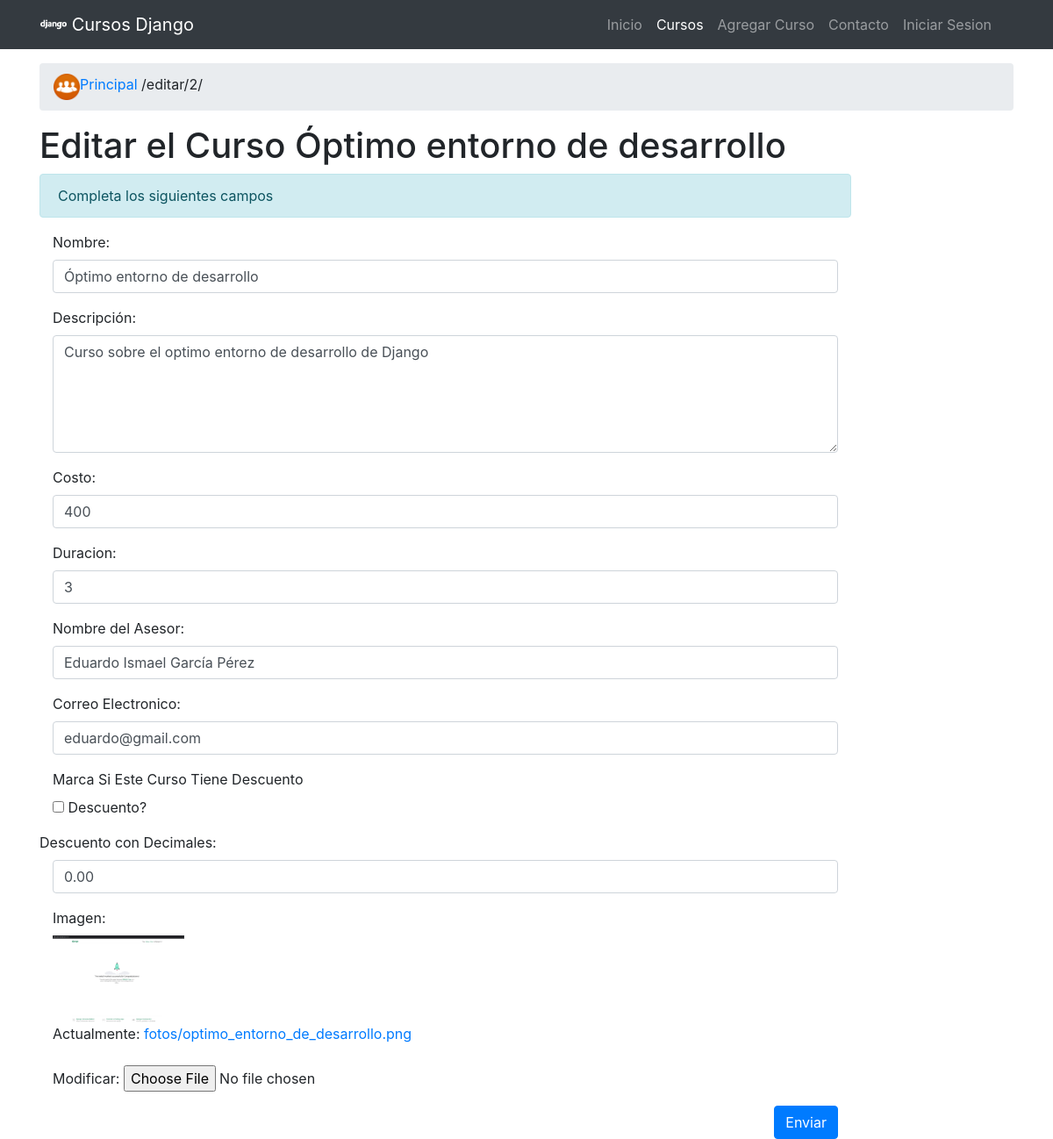
The page /editar/2/ on the database its author committed.
### cursos/models.py (models this page shows, shortened)
class Cursos(models.Model):#Define la estructura de nuestra tabla
    nombre = models.CharField(max_length=30, verbose_name="Nombre")#Texto corto, Con verbose_name cambiamos el nombre a visualizar
    descripcion = models.TextField(verbose_name="Descripción")#texto largo
    precio = models.IntegerField(verbose_name="Costo")
    duracion_horas = models.IntegerField(verbose_name="Duración en Horas")
    asesor = models.CharField(max_length=30,verbose_name="Nombre del asesor")#Texto corto
    correo_asesor = models.EmailField(verbose_name="Correo del asesor")
    descuento = models.BooleanField(verbose_name="Contiene Descuento?")
    porcentaje_descuento = models.DecimalField(max_digits=4,decimal_places=2,default=00.00 ,verbose_name="Descuento Con decimales")
    imagen = models.ImageField(null = True, upload_to="fotos", verbose_name="Fotografia")
    created = models.DateTimeField(auto_now_add=True,verbose_name="Fecha de Creación")#Fecha y hora
    updated = models.DateTimeField(auto_now_add=True,verbose_name="Fecha de Actualización")
    class Meta:
        verbose_name = "Cursos"#Nombre en singular
        verbose_name_plural = "Cursos"#Nombre en plural
        ordering = ["-created"]#Ordenamos de la más antigua a la mas reciente -created

### cursos/views.py (the view)
# urls.py: path('editar/<int:id>/',views_cursos.ConsultaIndividual, name="Editar"),
def ConsultaIndividual(request, id):
    curso = Cursos.objects.get(id=id)
    return render(request,'cursos/editarcurso.html',{'curso':curso})

### cursos/templates/cursos/editarcurso.html (shortened to what this page needs)
{% extends "Contenido/encabezado.html" %}
{%block act2%}active{%endblock%}
{% block icono %}
{%load static%}
{% endblock %}
{% block imagen %}
{%load static%}
{% static 'Contenido/images/contacto1.png'%}
{% endblock %}
{% block contenido %}
<h1>Editar el Curso {{curso.nombre}}</h1>
    <form class="form-horizontal" action="{% url 'RegistrarEditar' curso.id%}" method="POST" role="form" enctype="multipart/form-data">
    <div class="panel panel-default">
        <div class="panel-body">
            <div class="alert alert-info col-sm-10">Completa los siguientes campos</div>
            <div class="form-group">
                <label class="col-sm-2 control-label">Nombre:</label>
                <div class="col-sm-10">
                    <input  value="{{curso.nombre}}" name="nombre" type="text" placeholder="Ingresa el nombre del Curso" class="form-control">
                </div>
            </div>
            <div class="form-group">
                <label class="col-sm-2 control-label text">Descripción:</label>
                <div class="col-sm-10">
                    <textarea  name="descripcion" class="form-control" id="mensaje" rows="5" cols="50"  placeholder="Escribe la descripción del curso">{{curso.descripcion}}</textarea>
                </div>
            </div>
            <div class="form-group">
                <label class="col-sm-2 control-label text">Costo:</label>
                <div class="col-sm-10">
                    <input value="{{curso.precio}}" name="precio" type="number" min="0" placeholder="Ingresa el precio en Pesos" class="form-control">
                </div>
            </div>
            <div class="form-group">
                <label class="col-sm-2 control-label text">Duracion:</label>
                <div class="col-sm-10">
                    <input value="{{curso.duracion_horas}}" name="duracion_horas" type="number" min="1" placeholder="Ingresa la duración en horas" class="form-control">
                </div>
            </div>
            <div class="form-group">
                <label class="col-sm-2 control-label">Nombre del Asesor:</label>
                <div class="col-sm-10">
                    <input value="{{curso.asesor}}" name="asesor" type="text" placeholder="Ingresa el nombre del Asesor" class="form-control">
                </div>
            </div>
            <div class="form-group">
                <label class="col-sm-2 control-label text">Correo Electronico:</label>
                <div class="col-sm-10">
                    <input value="{{curso.correo_asesor}}" name="correo_asesor" type="email"  placeholder="Ingresa el E-mail del Asesor" class="form-control">
                </div>
            </div>
            <div class="form-group">
                <label class="col-sm-10 control-label text">Marca Si Este Curso Tiene Descuento</label>
                <div class="col-sm-10">
                    <input id="chkdescuento" type="checkbox" name="descuento" class="styled" > Descuento?
                </div>
            </div>
            <div class="form-group">
                <label class="col-sm-19 control-label text">Descuento con Decimales:</label>
                <div class="col-sm-10">
                    <input value="{{curso.porcentaje_descuento}}" name="porcentaje_descuento" type="number"  min="0" max="100" placeholder="% de descuento" class="form-control">
                </div>
            </div>
         <div class="form-group">
            <label class="col-sm-10 control-label text">Imagen:</label>
            <div class="col-sm-10">
                <img src="{{curso.imagen.url}}" height="100px" width="150px">
                <p class="file-upload">Actualmente: <a href="{{curso.imagen.url}}">{{curso.imagen}}</a><br>
                    <br>Modificar:
                    <input type="file" name="imagen" accept="image/*" id="id_imagen"></p>
                  </div>
        </div>
            <div class="form-actions text-right">
                <div class="col-sm-10">
                <input type="submit" value="Enviar" class="btn btn-primary">
                </div>
            </div>
        </div>
    </div>
</form>
{% endblock %}

### rows shown on the page
Cursos: nombre "Óptimo entorno de desarrollo", descripcion "Curso sobre el optimo entorno de desarrollo de Django", precio "400", duracion_horas "3", asesor "Eduardo Ismael García Pérez", correo_asesor "eduardo@gmail.com", porcentaje_descuento "0.00", imagen (picture), imagen "fotos/optimo_entorno_de_desarrollo.png"

### other values the page prints
{{ request.path }} "/editar/2/"
